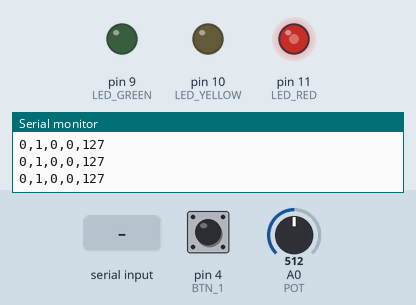
Recording of a program running on a simulated Arduino Uno, built with avr-gcc and run on an emulated ATmega328P. On the bench: output pins drawn as LEDs (lit = HIGH), the last lines printed to the serial monitor. Inputs (shaded band) come from the test bench; at power-on: A0 (POT) = 512, pin 4 (BTN_1) HIGH.

Above: at 1.2 s.
1.3 s: A0 (POT) set to 122
At 2.8 s:
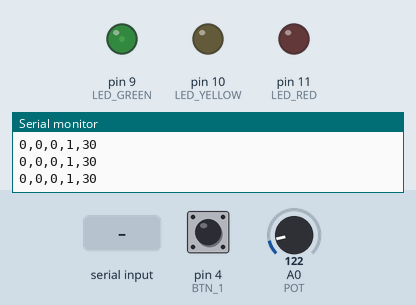
4.3 s: A0 (POT) set to 510
At 6.7 s:
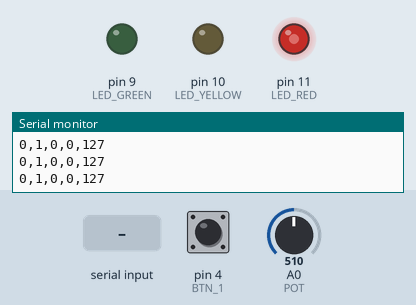
7.3 s: A0 (POT) set to 716
At 8.9 s:
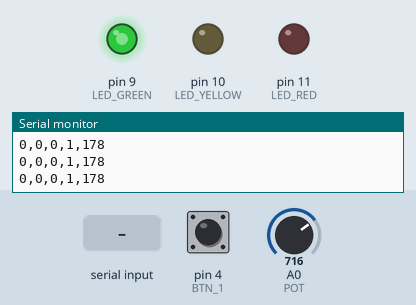
10.3 s: "90,45,200,10\n" received over Serial
At 11.4 s:
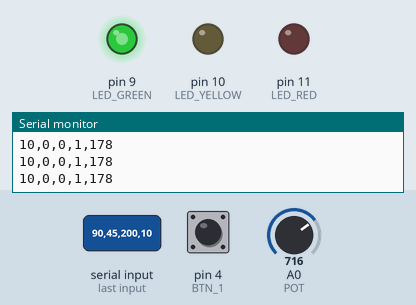
13.3 s: pin 4 (BTN_1) pulled LOW for 0.15 s
At 13.7 s:
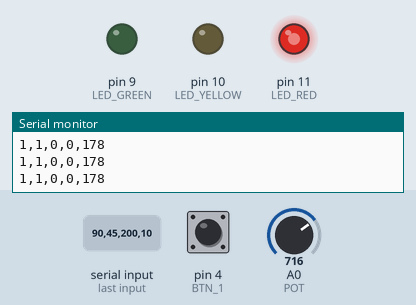
14.9 s: A0 (POT) set to 900
At 15.8 s:
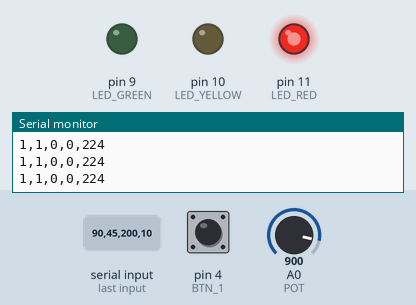
Timing chart, 0 to 17.4 s (numbered marks = the images above; inputs shaded):
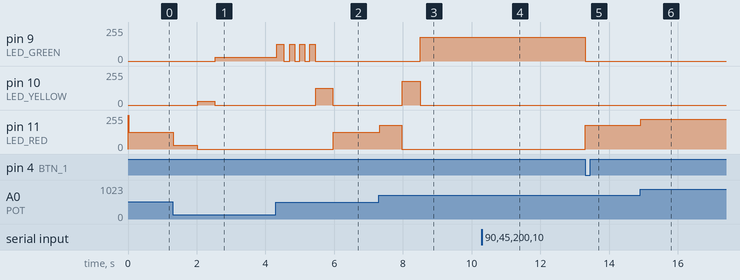

Measured:
- after the input at 1.3 s, pin 9 (LED_GREEN): 0/255 → 30/255 after 1.2 s; pin 11 (LED_RED): 127/255 → 30/255 at once, → 0/255 0.70 s later
- after the input at 4.3 s, pin 11 (LED_RED): 0/255 → 127/255 after 1.7 s
- after the input at 7.3 s, pin 9 (LED_GREEN): 0/255 → 178/255 after 1.2 s; pin 11 (LED_RED): 127/255 → 178/255 at once, → 0/255 0.65 s later
- after the input at 10.3 s, pin 9 (LED_GREEN): stops changing and stays 178/255; pin 10 (LED_YELLOW): stays 0/255 (without the input it goes to 178/255 after 1.1 s); pin 11 (LED_RED): stays 0/255 (without the input it goes to 178/255 after 1.6 s)
- after the input at 13.3 s, pin 9 (LED_GREEN): 178/255 → 0/255 at once; pin 11 (LED_RED): 0/255 → 178/255 at once
- after the input at 14.9 s, pin 11 (LED_RED): 178/255 → 224/255 at once

The program:

main.cpp
```cpp
// gesture 기능을 제거한 아두이노 코드
#include <Arduino.h>
#include "PinChangeInterrupt.h"
#include <TaskScheduler.h>

// LED 및 버튼 핀 설정
#define LED_RED 11
#define LED_YELLOW 10
#define LED_GREEN 9
#define BTN_1 4
#define BTN_2 3
#define BTN_3 2
#define POT A0

int currentMode = 0;
int timeRed = 2000, timeYellow = 500, timeGreen = 2000;
int brightness = 255;
int stateRed = 0, stateYellow = 0, stateGreen = 0;

Scheduler scheduler;

void deactivateAllTasks();
void updateBrightness();
void processSerialInput();
void runRedLED();
void runYellowLED();
void runGreenLED();
void blinkGreenLED();
void runYellowLED2();
void modeRedOnly();
void modeAllBlink();

Task taskRedLED(10, TASK_FOREVER, &runRedLED, &scheduler, false);
Task taskYellowLED(10, TASK_FOREVER, &runYellowLED, &scheduler, false);
Task taskGreenLED(10, TASK_FOREVER, &runGreenLED, &scheduler, false);
Task taskGreenBlink(10, TASK_FOREVER, &blinkGreenLED, &scheduler, false);
Task taskYellowLED2(10, TASK_FOREVER, &runYellowLED2, &scheduler, false);
Task taskBlinkAllLED(10, TASK_FOREVER, &modeAllBlink, &scheduler, false);
Task taskCheckSerial(100, TASK_FOREVER, &processSerialInput, &scheduler, true);
Task taskModeRedOnly(10, TASK_FOREVER, &modeRedOnly, &scheduler, false);

void onPressBtn1() {
  if (currentMode != 1) {
    currentMode = 1;
    deactivateAllTasks();
    taskModeRedOnly.enable();
  } else {
    currentMode = 0;
    deactivateAllTasks();
    taskRedLED.enable();
  }
}

void onPressBtn2() {
  if (currentMode != 2) {
    currentMode = 2;
    deactivateAllTasks();
    taskBlinkAllLED.enable();
  } else {
    currentMode = 0;
    deactivateAllTasks();
    taskRedLED.enable();
  }
}

void onPressBtn3() {
  currentMode = (currentMode == 3) ? 0 : 3;
  deactivateAllTasks();
  if (currentMode == 0) {
    taskRedLED.enable();
  }
}

void setup() {
  Serial.begin(9600);
  pinMode(LED_RED, OUTPUT);
  pinMode(LED_YELLOW, OUTPUT);
  pinMode(LED_GREEN, OUTPUT);
  pinMode(BTN_1, INPUT_PULLUP);
  pinMode(BTN_2, INPUT_PULLUP);
  pinMode(BTN_3, INPUT_PULLUP);
  pinMode(POT, INPUT);
  attachPCINT(digitalPinToPCINT(BTN_1), onPressBtn1, FALLING);
  attachPCINT(digitalPinToPCINT(BTN_2), onPressBtn2, FALLING);
  attachPCINT(digitalPinToPCINT(BTN_3), onPressBtn3, FALLING);
  taskRedLED.enable();
}

void loop() {
  scheduler.execute();
  updateBrightness();
  Serial.println(String(currentMode) + "," + String(stateRed) + "," + String(stateYellow) + "," + String(stateGreen) + "," + String(brightness));
}

void deactivateAllTasks() {
  taskRedLED.disable();
  taskYellowLED.disable();
  taskGreenLED.disable();
  taskGreenBlink.disable();
  taskYellowLED2.disable();
  taskBlinkAllLED.disable();
  taskModeRedOnly.disable();
  analogWrite(LED_RED, 0);
  analogWrite(LED_YELLOW, 0);
  analogWrite(LED_GREEN, 0);
  stateRed = stateYellow = stateGreen = 0;
}

void updateBrightness() {
  int potValue = analogRead(POT);
  brightness = map(potValue, 0, 1023, 0, 255);
}

void processSerialInput() {
  if (Serial.available()) {
    String data = Serial.readStringUntil('\n');
    int newRedTime, newYellowTime, newGreenTime, newMode;
    if (sscanf(data.c_str(), "%d,%d,%d,%d", &newRedTime, &newYellowTime, &newGreenTime, &newMode) == 4) {
      timeRed = newRedTime;
      timeYellow = newYellowTime;
      timeGreen = newGreenTime;
      if (newMode != currentMode) {
        currentMode = newMode;
        if (currentMode == 1) { deactivateAllTasks(); taskModeRedOnly.enable(); }
        else if (currentMode == 2) { deactivateAllTasks(); taskBlinkAllLED.enable(); }
        else if (currentMode == 3) { deactivateAllTasks(); }
        else if (currentMode == 0) { deactivateAllTasks(); taskRedLED.enable(); }
      }
    }
  }
}

void runRedLED() {
  static unsigned long startTime = 0;
  static bool isOn = false;
  if (currentMode != 0) { isOn = false; return; }
  if (!isOn) {
    analogWrite(LED_RED, brightness);
    stateRed = 1;
    startTime = millis();
    isOn = true;
  } else {
    analogWrite(LED_RED, brightness);
    if (millis() - startTime >= (unsigned long)timeRed) {
      analogWrite(LED_RED, 0);
      stateRed = 0;
      isOn = false;
      taskRedLED.disable();
      taskYellowLED.enable();
    }
  }
}

void runYellowLED() {
  static unsigned long startTime = 0;
  static bool isOn = false;
  if (currentMode != 0) { isOn = false; return; }
  if (!isOn) {
    analogWrite(LED_YELLOW, brightness);
    stateYellow = 1;
    startTime = millis();
    isOn = true;
  } else {
    analogWrite(LED_YELLOW, brightness);
    if (millis() - startTime >= (unsigned long)timeYellow) {
      analogWrite(LED_YELLOW, 0);
      stateYellow = 0;
      isOn = false;
      taskYellowLED.disable();
      taskGreenLED.enable();
    }
  }
}

void runGreenLED() {
  static unsigned long startTime = 0;
  static bool isOn = false;
  if (currentMode != 0) { isOn = false; return; }
  if (!isOn) {
    analogWrite(LED_GREEN, brightness);
    stateGreen = 1;
    startTime = millis();
    isOn = true;
  } else {
    analogWrite(LED_GREEN, brightness);
    if (millis() - startTime >= (unsigned long)timeGreen) {
      analogWrite(LED_GREEN, 0);
      stateGreen = 0;
      isOn = false;
      taskGreenLED.disable();
      taskGreenBlink.enable();
    }
  }
}

void blinkGreenLED() {
  static int toggleCount = 0;
  static unsigned long lastToggleTime = 0;
  const unsigned long interval = 143UL;

  if (currentMode != 0) { toggleCount = 0; return; }

  if (millis() - lastToggleTime >= interval) {
    lastToggleTime = millis();
    if (toggleCount % 2 == 0) {
      analogWrite(LED_GREEN, 0);
      stateGreen = 0;
    } else {
      analogWrite(LED_GREEN, brightness);
      stateGreen = 1;
    }
    toggleCount++;
  }
  if (toggleCount >= 7) {
    analogWrite(LED_GREEN, 0);
    stateGreen = 0;
    toggleCount = 0;
    taskGreenBlink.disable();
    taskYellowLED2.enable();
  }
}

void runYellowLED2() {
  static unsigned long startTime = 0;
  static bool isOn = false;
  if (currentMode != 0) { isOn = false; return; }
  if (!isOn) {
    analogWrite(LED_YELLOW, brightness);
    stateYellow = 1;
    startTime = millis();
    isOn = true;
  } else {
    analogWrite(LED_YELLOW, brightness);
    if (millis() - startTime >= (unsigned long)timeYellow) {
      analogWrite(LED_YELLOW, 0);
      stateYellow = 0;
      isOn = false;
      taskYellowLED2.disable();
      taskRedLED.enable();
    }
  }
}

void modeAllBlink() {
  static unsigned long toggleTimer = 0;
  static bool ledOn = false;

  if (currentMode != 2) { ledOn = false; return; }

  if (millis() - toggleTimer >= 500UL) {
    toggleTimer = millis();
    ledOn = !ledOn;
    if (ledOn) {
      analogWrite(LED_RED, brightness);
      analogWrite(LED_YELLOW, brightness);
      analogWrite(LED_GREEN, brightness);
      stateRed = stateYellow = stateGreen = 1;
    } else {
      analogWrite(LED_RED, 0);
      analogWrite(LED_YELLOW, 0);
      analogWrite(LED_GREEN, 0);
      stateRed = stateYellow = stateGreen = 0;
    }
  } else {
    if (ledOn) {
      analogWrite(LED_RED, brightness);
      analogWrite(LED_YELLOW, brightness);
      analogWrite(LED_GREEN, brightness);
    }
  }
}

void modeRedOnly() {
  if (currentMode == 1) {
    analogWrite(LED_RED, brightness);
    stateRed = 1;
  }
}
```
